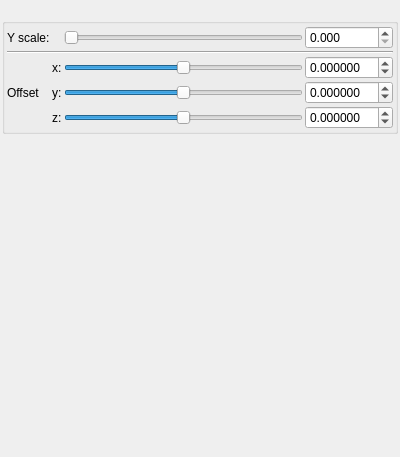
<?xml version="1.0" encoding="UTF-8"?>
<ui version="4.0">
 <class>Form</class>
 <widget class="QWidget" name="Form">
  <property name="geometry">
   <rect>
    <x>0</x>
    <y>0</y>
    <width>400</width>
    <height>457</height>
   </rect>
  </property>
  <property name="windowTitle">
   <string>Form</string>
  </property>
  <layout class="QVBoxLayout" name="verticalLayout">
   <property name="spacing">
    <number>2</number>
   </property>
   <property name="leftMargin">
    <number>2</number>
   </property>
   <property name="topMargin">
    <number>2</number>
   </property>
   <property name="rightMargin">
    <number>2</number>
   </property>
   <property name="bottomMargin">
    <number>2</number>
   </property>
   <item>
    <widget class="QLabel" name="label">
     <property name="text">
      <string/>
     </property>
    </widget>
   </item>
   <item>
    <widget class="QGroupBox" name="groupBox_2">
     <property name="toolTip">
      <string>&lt;html&gt;&lt;head/&gt;&lt;body&gt;&lt;p&gt;&lt;span style=&quot; color:#000000;&quot;&gt;/* MsltoeSym3 from mbulb3d, also somewhere on fractalforums */&lt;/span&gt;&lt;/p&gt;&lt;/body&gt;&lt;/html&gt;</string>
     </property>
     <property name="title">
      <string/>
     </property>
     <property name="checkable">
      <bool>false</bool>
     </property>
     <layout class="QVBoxLayout" name="verticalLayout_30" stretch="0">
      <property name="spacing">
       <number>2</number>
      </property>
      <property name="leftMargin">
       <number>2</number>
      </property>
      <property name="topMargin">
       <number>2</number>
      </property>
      <property name="rightMargin">
       <number>2</number>
      </property>
      <property name="bottomMargin">
       <number>2</number>
      </property>
      <item>
       <layout class="QGridLayout" name="gridLayout_64">
        <property name="spacing">
         <number>2</number>
        </property>
        <item row="2" column="2">
         <widget class="QLabel" name="label_257">
          <property name="text">
           <string>x:</string>
          </property>
         </widget>
        </item>
        <item row="3" column="2">
         <widget class="QLabel" name="label_264">
          <property name="text">
           <string>y:</string>
          </property>
         </widget>
        </item>
        <item row="4" column="2">
         <widget class="QLabel" name="label_266">
          <property name="text">
           <string>z:</string>
          </property>
         </widget>
        </item>
        <item row="3" column="1">
         <widget class="QLabel" name="label_267">
          <property name="text">
           <string>Offset</string>
          </property>
         </widget>
        </item>
        <item row="2" column="3">
         <widget class="QSlider" name="slider3_transf_addition_constant_neg100_x">
          <property name="sizePolicy">
           <sizepolicy hsizetype="Preferred" vsizetype="Preferred">
            <horstretch>0</horstretch>
            <verstretch>0</verstretch>
           </sizepolicy>
          </property>
          <property name="minimum">
           <number>-5000000</number>
          </property>
          <property name="maximum">
           <number>5000000</number>
          </property>
          <property name="singleStep">
           <number>1</number>
          </property>
          <property name="orientation">
           <enum>Qt::Horizontal</enum>
          </property>
         </widget>
        </item>
        <item row="4" column="4">
         <widget class="MyDoubleSpinBox" name="spinbox3_transf_addition_constant_neg100_z">
          <property name="sizePolicy">
           <sizepolicy hsizetype="Minimum" vsizetype="Maximum">
            <horstretch>0</horstretch>
            <verstretch>0</verstretch>
           </sizepolicy>
          </property>
          <property name="prefix">
           <string/>
          </property>
          <property name="suffix">
           <string/>
          </property>
          <property name="decimals">
           <number>6</number>
          </property>
          <property name="minimum">
           <double>-99.989999999999995</double>
          </property>
          <property name="maximum">
           <double>99.989999999999995</double>
          </property>
          <property name="singleStep">
           <double>0.100000000000000</double>
          </property>
         </widget>
        </item>
        <item row="3" column="4">
         <widget class="MyDoubleSpinBox" name="spinbox3_transf_addition_constant_neg100_y">
          <property name="sizePolicy">
           <sizepolicy hsizetype="Minimum" vsizetype="Maximum">
            <horstretch>0</horstretch>
            <verstretch>0</verstretch>
           </sizepolicy>
          </property>
          <property name="prefix">
           <string/>
          </property>
          <property name="suffix">
           <string/>
          </property>
          <property name="decimals">
           <number>6</number>
          </property>
          <property name="minimum">
           <double>-99.989999999999995</double>
          </property>
          <property name="maximum">
           <double>99.989999999999995</double>
          </property>
          <property name="singleStep">
           <double>0.100000000000000</double>
          </property>
         </widget>
        </item>
        <item row="3" column="3">
         <widget class="QSlider" name="slider3_transf_addition_constant_neg100_y">
          <property name="sizePolicy">
           <sizepolicy hsizetype="Expanding" vsizetype="Maximum">
            <horstretch>0</horstretch>
            <verstretch>0</verstretch>
           </sizepolicy>
          </property>
          <property name="minimum">
           <number>-5000000</number>
          </property>
          <property name="maximum">
           <number>5000000</number>
          </property>
          <property name="singleStep">
           <number>1</number>
          </property>
          <property name="orientation">
           <enum>Qt::Horizontal</enum>
          </property>
         </widget>
        </item>
        <item row="0" column="1">
         <widget class="QLabel" name="label_8">
          <property name="text">
           <string>Y scale:</string>
          </property>
         </widget>
        </item>
        <item row="2" column="4">
         <widget class="MyDoubleSpinBox" name="spinbox3_transf_addition_constant_neg100_x">
          <property name="sizePolicy">
           <sizepolicy hsizetype="Minimum" vsizetype="Maximum">
            <horstretch>0</horstretch>
            <verstretch>0</verstretch>
           </sizepolicy>
          </property>
          <property name="prefix">
           <string/>
          </property>
          <property name="suffix">
           <string/>
          </property>
          <property name="decimals">
           <number>6</number>
          </property>
          <property name="minimum">
           <double>-99.989999999999995</double>
          </property>
          <property name="maximum">
           <double>99.989999999999995</double>
          </property>
          <property name="singleStep">
           <double>0.100000000000000</double>
          </property>
         </widget>
        </item>
        <item row="0" column="3">
         <widget class="QSlider" name="slider_transf_scale">
          <property name="sizePolicy">
           <sizepolicy hsizetype="Expanding" vsizetype="Maximum">
            <horstretch>0</horstretch>
            <verstretch>0</verstretch>
           </sizepolicy>
          </property>
          <property name="minimum">
           <number>0</number>
          </property>
          <property name="maximum">
           <number>50000</number>
          </property>
          <property name="singleStep">
           <number>1</number>
          </property>
          <property name="pageStep">
           <number>100</number>
          </property>
          <property name="orientation">
           <enum>Qt::Horizontal</enum>
          </property>
         </widget>
        </item>
        <item row="4" column="3">
         <widget class="QSlider" name="slider3_transf_addition_constant_neg100_z">
          <property name="sizePolicy">
           <sizepolicy hsizetype="Expanding" vsizetype="Maximum">
            <horstretch>0</horstretch>
            <verstretch>0</verstretch>
           </sizepolicy>
          </property>
          <property name="minimum">
           <number>-5000000</number>
          </property>
          <property name="maximum">
           <number>5000000</number>
          </property>
          <property name="singleStep">
           <number>1</number>
          </property>
          <property name="orientation">
           <enum>Qt::Horizontal</enum>
          </property>
         </widget>
        </item>
        <item row="0" column="4">
         <widget class="MyDoubleSpinBox" name="spinbox_transf_scale">
          <property name="sizePolicy">
           <sizepolicy hsizetype="Minimum" vsizetype="Maximum">
            <horstretch>0</horstretch>
            <verstretch>0</verstretch>
           </sizepolicy>
          </property>
          <property name="prefix">
           <string/>
          </property>
          <property name="suffix">
           <string/>
          </property>
          <property name="decimals">
           <number>3</number>
          </property>
          <property name="minimum">
           <double>0.000000000000000</double>
          </property>
          <property name="maximum">
           <double>50.000000000000000</double>
          </property>
          <property name="singleStep">
           <double>0.100000000000000</double>
          </property>
         </widget>
        </item>
        <item row="1" column="1" colspan="4">
         <widget class="Line" name="line_56">
          <property name="orientation">
           <enum>Qt::Horizontal</enum>
          </property>
         </widget>
        </item>
       </layout>
      </item>
     </layout>
    </widget>
   </item>
   <item>
    <spacer name="verticalSpacer">
     <property name="orientation">
      <enum>Qt::Vertical</enum>
     </property>
     <property name="sizeHint" stdset="0">
      <size>
       <width>20</width>
       <height>40</height>
      </size>
     </property>
    </spacer>
   </item>
  </layout>
 </widget>
 <customwidgets>
  <customwidget>
   <class>MyDoubleSpinBox</class>
   <extends>QDoubleSpinBox</extends>
   <header>mydoublespinbox.h</header>
  </customwidget>
 </customwidgets>
 <resources/>
 <connections/>
</ui>
